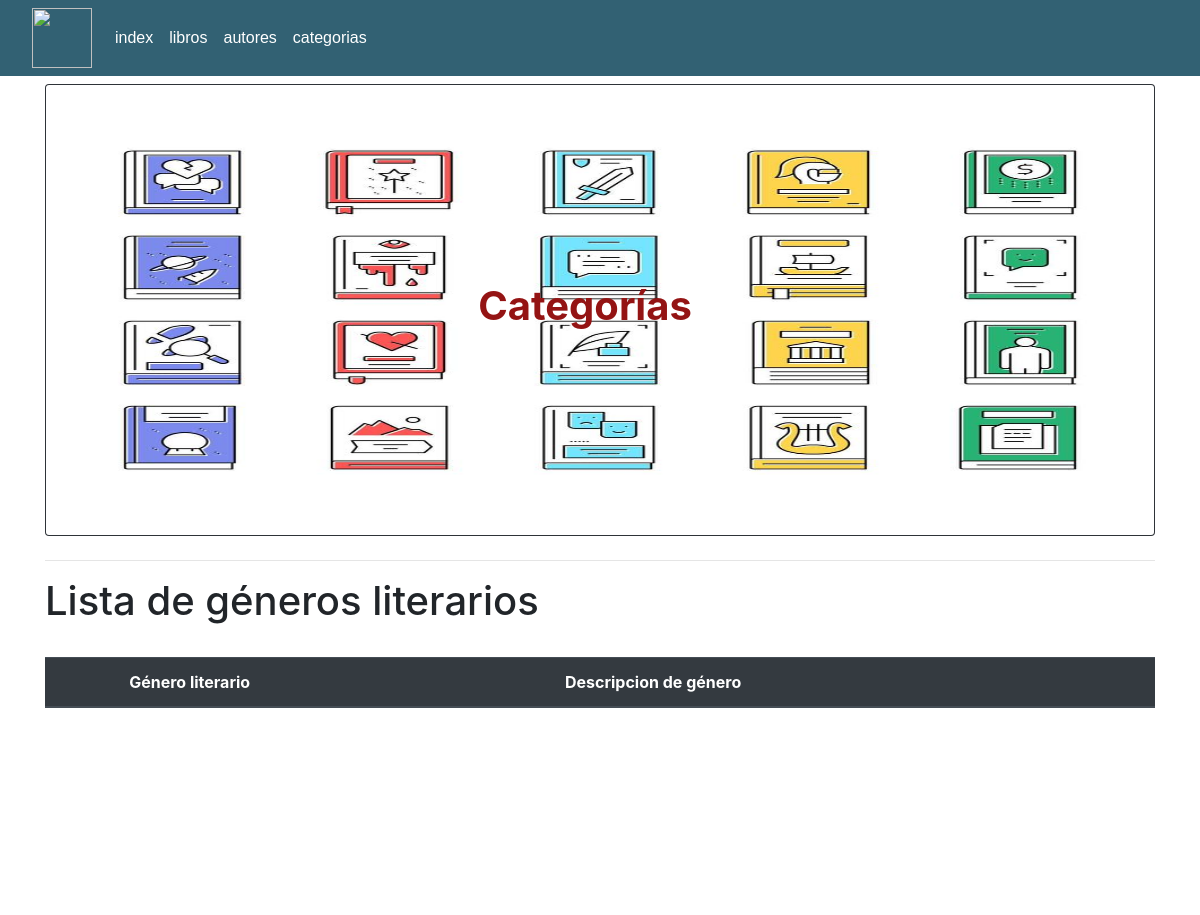
Before: /categorias with the older database file.
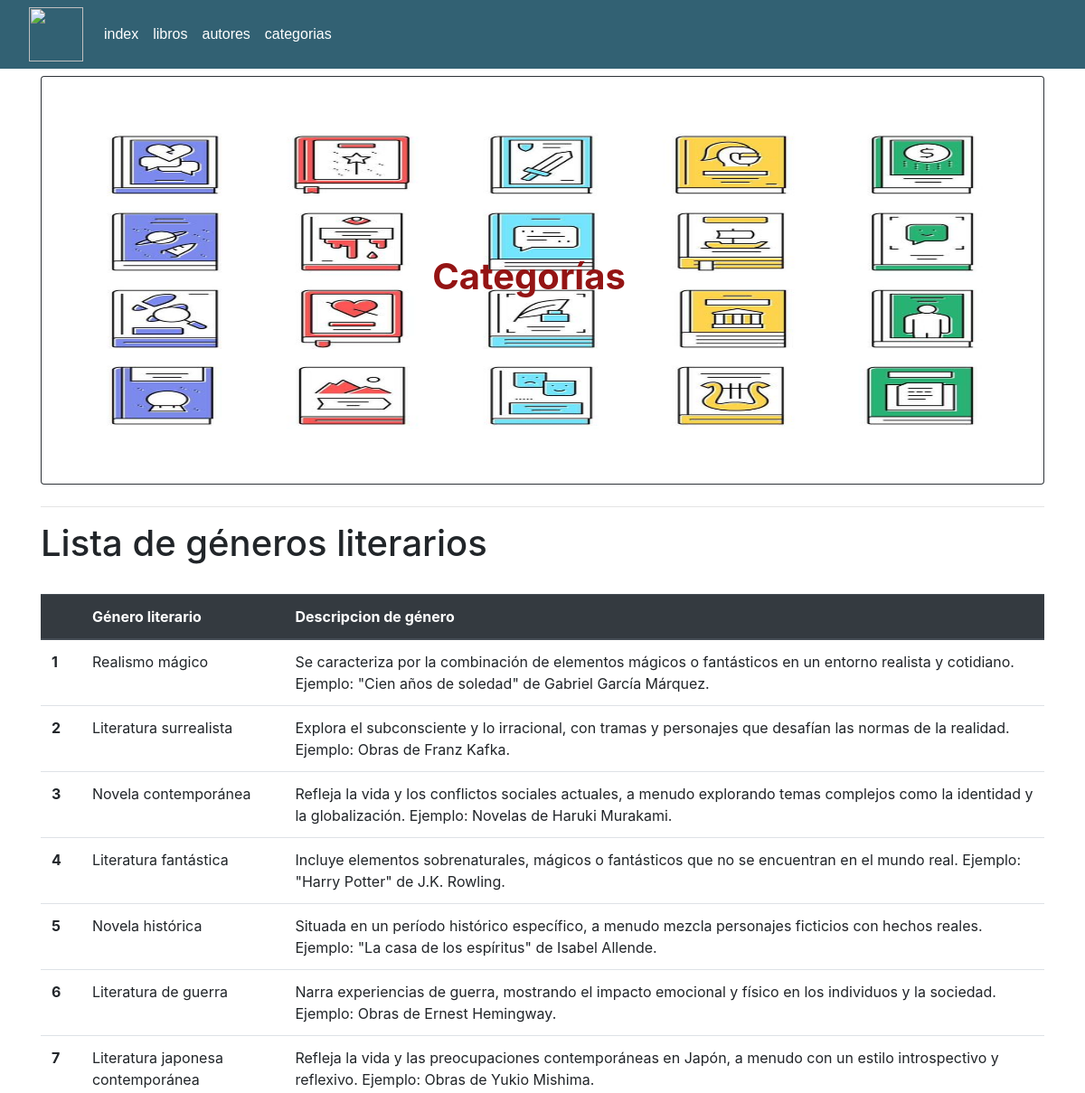
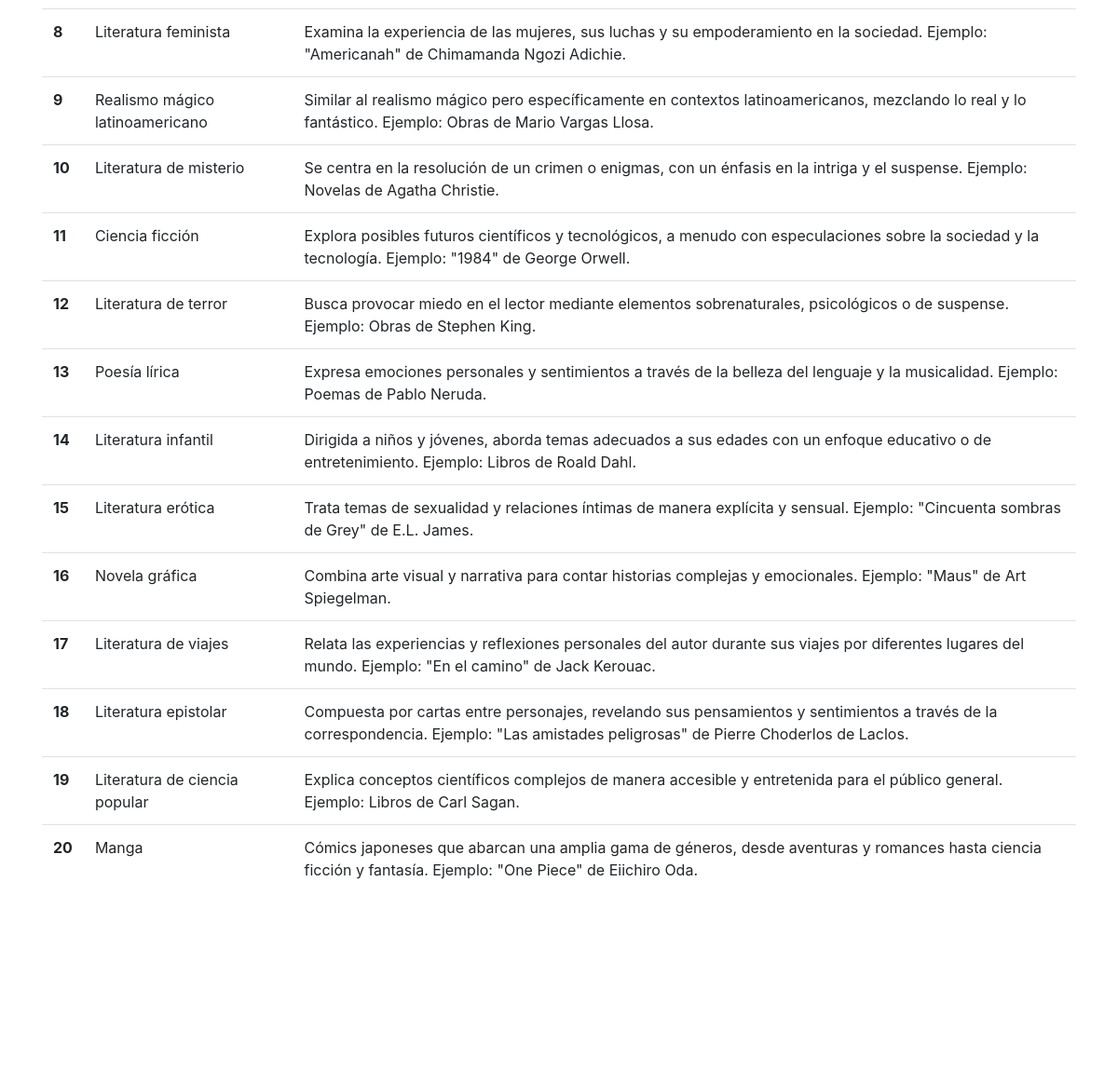
After: the same page with the newer database file (2 pictures, top to bottom).
### libreria/models.py (models this page shows, shortened)
class Navbar(models.Model):
    id_nav = models.AutoField(db_column="idNav", primary_key=True)
    nom_nav = models.CharField(max_length=20, blank=False, null=False)
    url_nav = models.CharField(max_length=100, blank=False, null=False)

class Categorias(models.Model):
    id_categoria = models.AutoField(db_column="idCategoria", primary_key=True)
    nom_categoria = models.CharField(max_length=50, blank=False, null=False)
    desc_categoria = models.TextField(max_length=500, blank=False, null=False)

### libreria/views.py (the view)
# urls.py: path('categorias', views.categorias, name="categorias"),
def categorias(request):
    navbar = Navbar.objects.all()
    categorias = Categorias.objects.all()
    context = {'navbar':navbar, 'categorias': categorias}
    return render(request, 'libreria/categorias.html', context)

### libreria/templates/libreria/categorias.html (shortened to what this page needs)
{% load static %}
<!DOCTYPE html>
<html lang="en">
<head>
    <link rel="stylesheet" href="{% static '\libreria\css\style.css' %}">
    <link rel="stylesheet" href="https://stackpath.bootstrapcdn.com/bootstrap/4.5.2/css/bootstrap.min.css">
    <link href="https://unpkg.com/aos@2.3.1/dist/aos.css" rel="stylesheet">
</head>
<body>
    <div data-aos="fade-down">
        <nav class="navbar navbar-expand-lg navbar-light" style="background-color: #326173;">
        <a href="index.html">
            <img src="https://cdn-icons-png.flaticon.com/512/6982/6982814.png" alt="" width="60" height="60" class="custom-logo" style="margin-right: 15px;">
        </a>
        <div class="collapse navbar-collapse" id="navbarNav">
            <ul class="navbar-nav">
            {% for nav in navbar %}
            <li class="nav-item">
                <a class="nav-link" href="{{ nav.url_nav }}" style="color: white;">{{ nav.nom_nav }} <span class="sr-only">(current)</span></a>
            </li>
            {% endfor %}
            </ul>
        </div>
        </nav>
    </div>
    <div class="container">
        <div class="row">
          <div class="col-lg-12 my-2">
            <div class="card bg-dark text-white">
              <img src="{% static 'libreria/images/6.jpg' %}" class="card-img" alt="..." height="450">
              <div class="card-img-overlay d-flex align-items-center justify-content-center" style="padding-right: 50px;">
                <h1 class="display-6" style="color: #941414;"> <strong>Categorías</strong></h1>
              </div>
            </div>
          </div>
        </div>
        <hr>
        <div class="row">
            <div class="col-lg-6">
              <h1>Lista de géneros literarios</h1>
            </div>
          </div>
        <br>
        <div class="row">
          <div class="col-lg-12">
            <table class="table">
              <thead class="thead-dark">
                <tr>
                  <th scope="col"></th>
                  <th scope="col">Género literario</th>
                  <th scope="col">Descripcion de género</th>
                </tr>
              </thead>
              <tbody>
                {% for categoria in categorias %}
                <tr>
                  <th scope="row">{{categoria.id_categoria}}</th>
                  <td>{{categoria.nom_categoria}}</td>
                  <td>{{categoria.desc_categoria}}</td>
                </tr>
                {% endfor %}
              </tbody>
            </table>
          </div>
        </div>
    </div>
      <div class="row" style="background-color: #326173; padding: 20px;" data-aos="flip-left"
      data-aos-easing="ease-out-cubic"
      data-aos-duration="2000">
        <div class="col-lg-4 text-center">
        </div>
        <div class="col-lg-4">
          <h4 style="color: azure;">Nuestros catálogos</h4>
          <ul class="list-unstyled" style="color: azure;">
            <li><a href="{% url 'libros' %}"> Lista de Libros</a></li>
            <li><a href="{% url 'autores' %}"> Lista de Autores</a></li>
            <li><a href="{% url 'categorias' %}"></i> Lista de Géneros</a></li>
          </ul>
        </div>
        <div class="col-lg-4">
            <h4 style="color: azure;">Nuestras redes sociales</h4>
            <ul class="list-unstyled" style="color: azure;">
              <li> Twiter: @Libreria_Barrio</li>
              <li> Facebook: Libreria Barrio</li>
              <li> Instagram: Libreria_Barrio </li>
            </ul>
          </div>
        </div>
</body>
</html>

Changed rows visible on the page:
added Categorias: id_categoria "1", nom_categoria "Realismo mágico", desc_categoria "Se caracteriza por la combinación de elementos mágicos o fantásticos en un entorno realista y cotidiano. Ejemplo: \"Cien años de soledad\" de Gabriel García Márquez."
added Categorias: id_categoria "2", nom_categoria "Literatura surrealista", desc_categoria "Explora el subconsciente y lo irracional, con tramas y personajes que desafían las normas de la realidad. Ejemplo: Obras de Franz Kafka."
added Categorias: id_categoria "3", nom_categoria "Novela contemporánea", desc_categoria "Refleja la vida y los conflictos sociales actuales, a menudo explorando temas complejos como la identidad y la globalización. Ejemplo: Novelas de Haruki Murakami."
added Categorias: id_categoria "4", nom_categoria "Literatura fantástica", desc_categoria "Incluye elementos sobrenaturales, mágicos o fantásticos que no se encuentran en el mundo real. Ejemplo: \"Harry Potter\" de J.K. Rowling."
added Categorias: id_categoria "5", nom_categoria "Novela histórica", desc_categoria "Situada en un período histórico específico, a menudo mezcla personajes ficticios con hechos reales. Ejemplo: \"La casa de los espíritus\" de Isabel Allende."
added Categorias: id_categoria "6", nom_categoria "Literatura de guerra", desc_categoria "Narra experiencias de guerra, mostrando el impacto emocional y físico en los individuos y la sociedad. Ejemplo: Obras de Ernest Hemingway."
added Categorias: id_categoria "7", nom_categoria "Literatura japonesa contemporánea", desc_categoria "Refleja la vida y las preocupaciones contemporáneas en Japón, a menudo con un estilo introspectivo y reflexivo. Ejemplo: Obras de Yukio Mishima."
added Categorias: id_categoria "8", nom_categoria "Literatura feminista", desc_categoria "Examina la experiencia de las mujeres, sus luchas y su empoderamiento en la sociedad. Ejemplo: \"Americanah\" de Chimamanda Ngozi Adichie."
added Categorias: id_categoria "9", nom_categoria "Realismo mágico latinoamericano", desc_categoria "Similar al realismo mágico pero específicamente en contextos latinoamericanos, mezclando lo real y lo fantástico. Ejemplo: Obras de Mario Vargas Llosa."
added Categorias: id_categoria "10", nom_categoria "Literatura de misterio", desc_categoria "Se centra en la resolución de un crimen o enigmas, con un énfasis en la intriga y el suspense. Ejemplo: Novelas de Agatha Christie."
added Categorias: id_categoria "11", nom_categoria "Ciencia ficción", desc_categoria "Explora posibles futuros científicos y tecnológicos, a menudo con especulaciones sobre la sociedad y la tecnología. Ejemplo: \"1984\" de George Orwell."
added Categorias: id_categoria "12", nom_categoria "Literatura de terror", desc_categoria "Busca provocar miedo en el lector mediante elementos sobrenaturales, psicológicos o de suspense. Ejemplo: Obras de Stephen King."
added Categorias: id_categoria "13", nom_categoria "Poesía lírica", desc_categoria "Expresa emociones personales y sentimientos a través de la belleza del lenguaje y la musicalidad. Ejemplo: Poemas de Pablo Neruda."
added Categorias: id_categoria "14", nom_categoria "Literatura infantil", desc_categoria "Dirigida a niños y jóvenes, aborda temas adecuados a sus edades con un enfoque educativo o de entretenimiento. Ejemplo: Libros de Roald Dahl."
added Categorias: id_categoria "15", nom_categoria "Literatura erótica", desc_categoria "Trata temas de sexualidad y relaciones íntimas de manera explícita y sensual. Ejemplo: \"Cincuenta sombras de Grey\" de E.L. James."
added Categorias: id_categoria "16", nom_categoria "Novela gráfica", desc_categoria "Combina arte visual y narrativa para contar historias complejas y emocionales. Ejemplo: \"Maus\" de Art Spiegelman."
added Categorias: id_categoria "17", nom_categoria "Literatura de viajes", desc_categoria "Relata las experiencias y reflexiones personales del autor durante sus viajes por diferentes lugares del mundo. Ejemplo: \"En el camino\" de Jack Kerouac."
added Categorias: id_categoria "18", nom_categoria "Literatura epistolar", desc_categoria "Compuesta por cartas entre personajes, revelando sus pensamientos y sentimientos a través de la correspondencia. Ejemplo: \"Las amistades peligrosas\" de Pierre Choderlos de Laclos."
added Categorias: id_categoria "19", nom_categoria "Literatura de ciencia popular", desc_categoria "Explica conceptos científicos complejos de manera accesible y entretenida para el público general. Ejemplo: Libros de Carl Sagan."
added Categorias: id_categoria "20", nom_categoria "Manga", desc_categoria "Cómics japoneses que abarcan una amplia gama de géneros, desde aventuras y romances hasta ciencia ficción y fantasía. Ejemplo: \"One Piece\" de Eiichiro Oda."
